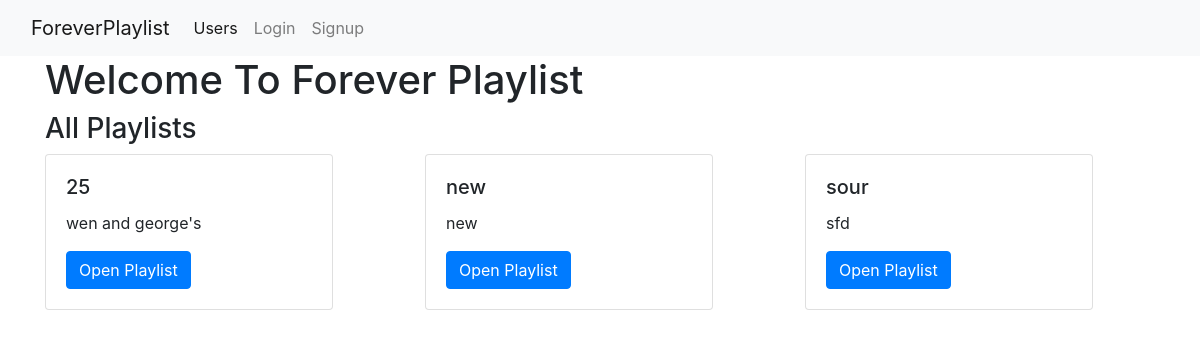
The page / on the database its author committed.
### music_app/models.py (models this page shows, shortened)
class Playlist(db.Model):
    id = db.Column(db.Integer, primary_key=True)
    title = db.Column(db.String(80), nullable=False)
    description = db.Column(db.String(200), nullable=False)
    user_id = db.Column(db.Integer, db.ForeignKey('user.id'), nullable=False)
    user = db.relationship('User', back_populates='playlists')
    songs = db.relationship('SongEntry', back_populates='playlist')

### music_app/main/routes.py (the view)
@main.route('/', methods=['GET'])
def homepage():
    all_users = User.query.all()
    all_playlists = Playlist.query.all()
    return render_template('home.html', all_users=all_users, playlists=all_playlists)

### music_app/templates/home.html (shortened to what this page needs)
{% extends 'base.html' %}
{% block body %}
  <div class="container">
    <h1>Welcome To Forever Playlist</h1>
    <h3>All Playlists</h3>
    {% for playlist_row in playlists[:3] | batch(3, '&nbsp;') %}
      <div class="row">
        {% for playlist in playlist_row %}
          <div class="col">
            {% include 'partials/single_playlist.html' %}
          </div>
        {% endfor %}
      </div>
    {% endfor %}
  </div>
{% endblock %}

### music_app/templates/partials/single_playlist.html
<div class="card" style="width: 18rem;">
  <div class="card-body">
    <h5 class="card-title">
      {{ playlist.title }}
    </h5>
    <p class="card-text">
      {{ playlist.description }}
    </p>
    <a href="/playlists/{{ playlist.id }}" class="btn btn-primary">
      Open Playlist
    </a>
  </div>
</div>

### rows shown on the page
Playlist: title "25", description "wen and george's"
Playlist: title "new", description "new"
Playlist: title "sour", description "sfd"
